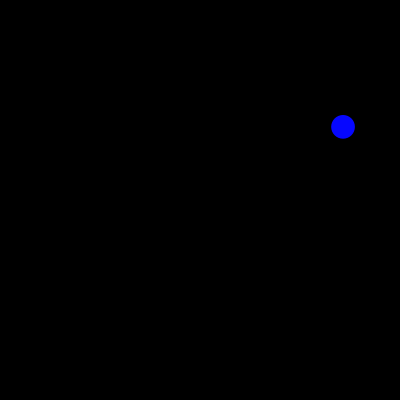
Frame 1 (no input)
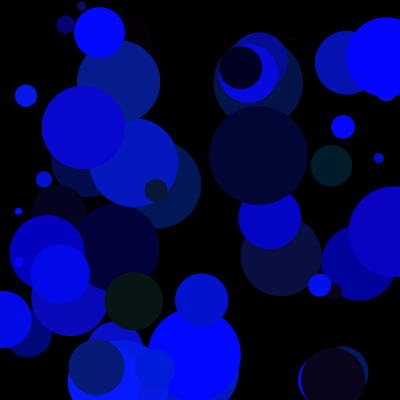
Frame 60 (the mouse pressed at the canvas centre just before this capture)
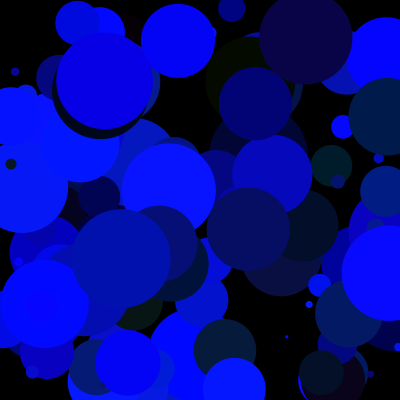
Frame 120 (the mouse held since frame 60 and released just before this capture)

The Processing sketch that drew these frames (run headless with seeded random() and noise(); from frame 60 on, the mouse is pressed at the canvas centre):

// Processing sketch: palma3
// ── palma3.pde
float r;
float g;
float b;

float diam;
float x;
float y;

void setup() {
size (400, 400);
background(0);
smooth();
}

void draw() {
r = random(10);
g = random(30);
b = random(300);
diam = random(100);
x = random(width);
y = random(height);

noStroke();
fill(r, g, b); 
ellipse(x, y, diam, diam);
}
